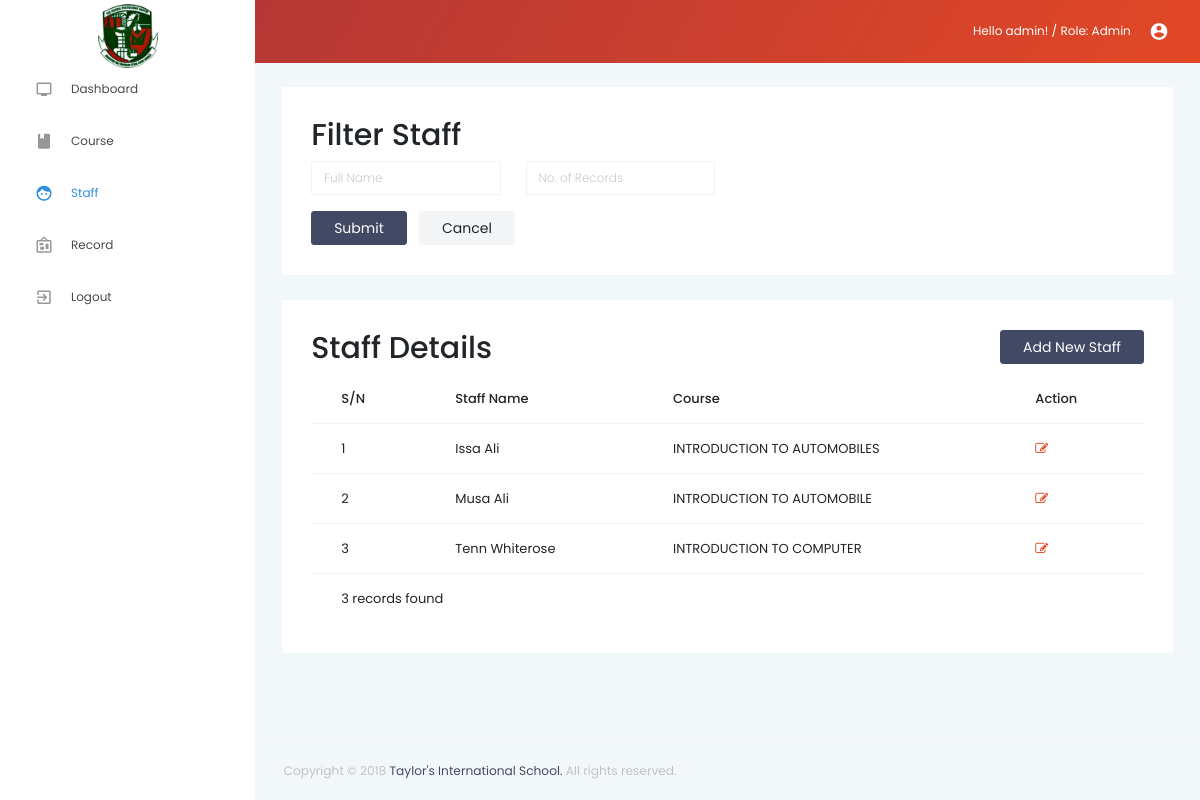
The page /pages_admin/StudentView.php (signed in) on the database its author committed.
### tables this page shows
CREATE TABLE `users` (
  `id` int(10) UNSIGNED NOT NULL,
  `Username` varchar(30) NOT NULL,
  `Password` varchar(256) NOT NULL,
  `Role` varchar(30) NOT NULL,
  `fullname` varchar(255) NOT NULL,
  `courseid` int(11) NOT NULL
);

CREATE TABLE `subject` (
  `id` int(11) NOT NULL,
  `subjectID` varchar(50) NOT NULL,
  `subjectName` varchar(200) NOT NULL,
  `subjectType` int(11) NOT NULL,
  `semester` varchar(50) NOT NULL
);

### pages_admin/StudentView.php (the view, shortened to what this page needs)
<!DOCTYPE html>
<?php
require_once '../db_connect.php';
?>
<html lang="en">
    <head>
        <link rel="stylesheet" href="../vendors/iconfonts/mdi/css/materialdesignicons.min.css">
        <link rel="stylesheet" href="../vendors/css/vendor.bundle.base.css">
        <link rel="stylesheet" href="../vendors/css/vendor.bundle.addons.css">
        <link rel="stylesheet" href="/record/css/font_awesome/fontawesome-4.3.0.min.css">
        <link rel="stylesheet" href="../css/style.css">
    </head>
    <body>
        <div class="container-scroller">
            <?php
            include("nav.php");
            ?>
            <div class="main-panel">
                <div class="content-wrapper">
                    <div class="row">
                        <div class="col-md-12 d-flex align-items-stretch grid-margin">
                            <div class="row flex-grow">
                                <div class="col-12">
                                    <div class="card">
                                        <div class="card-body">
                                            <div class="page-header clearfix">
                                                <h2 style="float:left">Filter Staff</h2>
                                            </div>
                                            <form class="forms-sample" method="post">
                                                <div class="row">
                                                    <div class="col-md-3">
                                                        <div class="form-group">
                                                            <input type="text" class="form-control" placeholder="Full Name" name="studentName">
                                                        </div>
                                                    </div>
                                                    <div class="col-md-3">
                                                        <div class="form-group">
                                                            <input type="text" class="form-control" placeholder="No. of Records" name="count">
                                                        </div>
                                                    </div>
                                                </div>
                                                <button type="submit" class="btn btn-dark mr-2" name="search">Submit</button>
                                                <button class="btn btn-light" name="cancel" type="reset">Cancel</button>
                                            </form>
                                        </div>
                                    </div>
                                </div>
                            </div>
                        </div>
                    </div>
                    <div class="row">
                        <div class="col-lg-12 grid-margin stretch-card">
                            <div class="card">
                                <div class="card-body">
                                    <div class="page-header clearfix">
                                        <h2 style="float:left">Staff Details</h2>
                                        <a href="StudentAdd.php" class="btn btn-dark pull-right" style="float: right">Add New Staff</a>
                                    </div>
                                    <?php
                                    $sql = "SELECT * FROM users where Username !='admin'";
                                    $result = $conn->query($sql);
                                    $rownum = $result->num_rows;
                                    ?>
                                    <div class="table-responsive">
                                        <table id="recent-orders" class="table table-hover table-xl mb-0">
                                            <thead>
                                                <tr>
                                                    <th class="border-top-0">S/N</th>
                                                    <th class="border-top-0">Staff Name</th>
                                                    <th class="border-top-0">Course</th>
                                                    <th class="border-top-0">Action</th>
                                                </tr>
                                            </thead>
                                            <tbody>
                                                <?php
                                                $i=0;
                                        while ($row = $result->fetch_assoc())
                                        { $i++;
                                            $crs = "SELECT * FROM subject WHERE id='".$row['courseid']."';";
                                            $crs_name = $conn->query($crs);
                                            $crs_row = $crs_name->fetch_assoc();
                                            echo
                                                '<tr>
															<td>'.$i.'</td>
															<td>'.$row['fullname'].'</td>
                                                            <td>'.$crs_row['subjectName'].'</td>
                                                            <td>
                                                            <a href="StudentUpdate.php?id='.$row['id'].'" title="Update Staff" data-toggle="tooltip" class="icon"><i class="fa fa-edit"></i></a>&nbsp;';
                                            echo'
                                                            </td>
															</tr>';
                                        }
                                        echo "<tfoot class='foot'><td colspan='6'><div id='records'>".$rownum. " records found</div></td></tfoot>";
                                                ?>
                                            </tbody>
                                        </table>
                                    </div>
                                </div>
                            </div>
                        </div>
                    </div>
                </div>
                <?php
                include("../footer.php");
                ?>
            </div>
        </div>
    </body>
</html>

### pages_admin/StudentView.php (style rules this page uses)
.icon { color: #e24826; }

### rows shown on the page
users: fullname "Issa Ali", subject.subjectName "INTRODUCTION TO AUTOMOBILES"
users: fullname "Musa Ali", subject.subjectName "INTRODUCTION TO AUTOMOBILE"
users: fullname "Tenn Whiterose", subject.subjectName "INTRODUCTION TO COMPUTER"

### other values the page prints
$_SESSION["username"] "admin"
$_SESSION["role"] "Admin"
$rownum "3"
